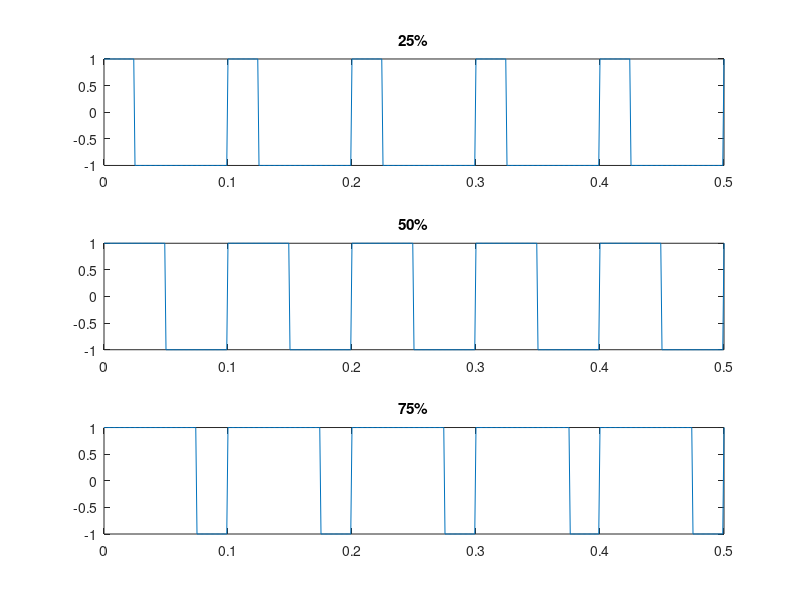

Recreate this plot in MATLAB.
clc; clear; close all;
f = 10; Fs = 1000; t = 0:1/Fs:0.5;
subplot(3,1,1); plot(t,square(2*pi*f*t,25)); title('25%');
subplot(3,1,2); plot(t,square(2*pi*f*t,50)); title('50%');
subplot(3,1,3); plot(t,square(2*pi*f*t,75)); title('75%');
